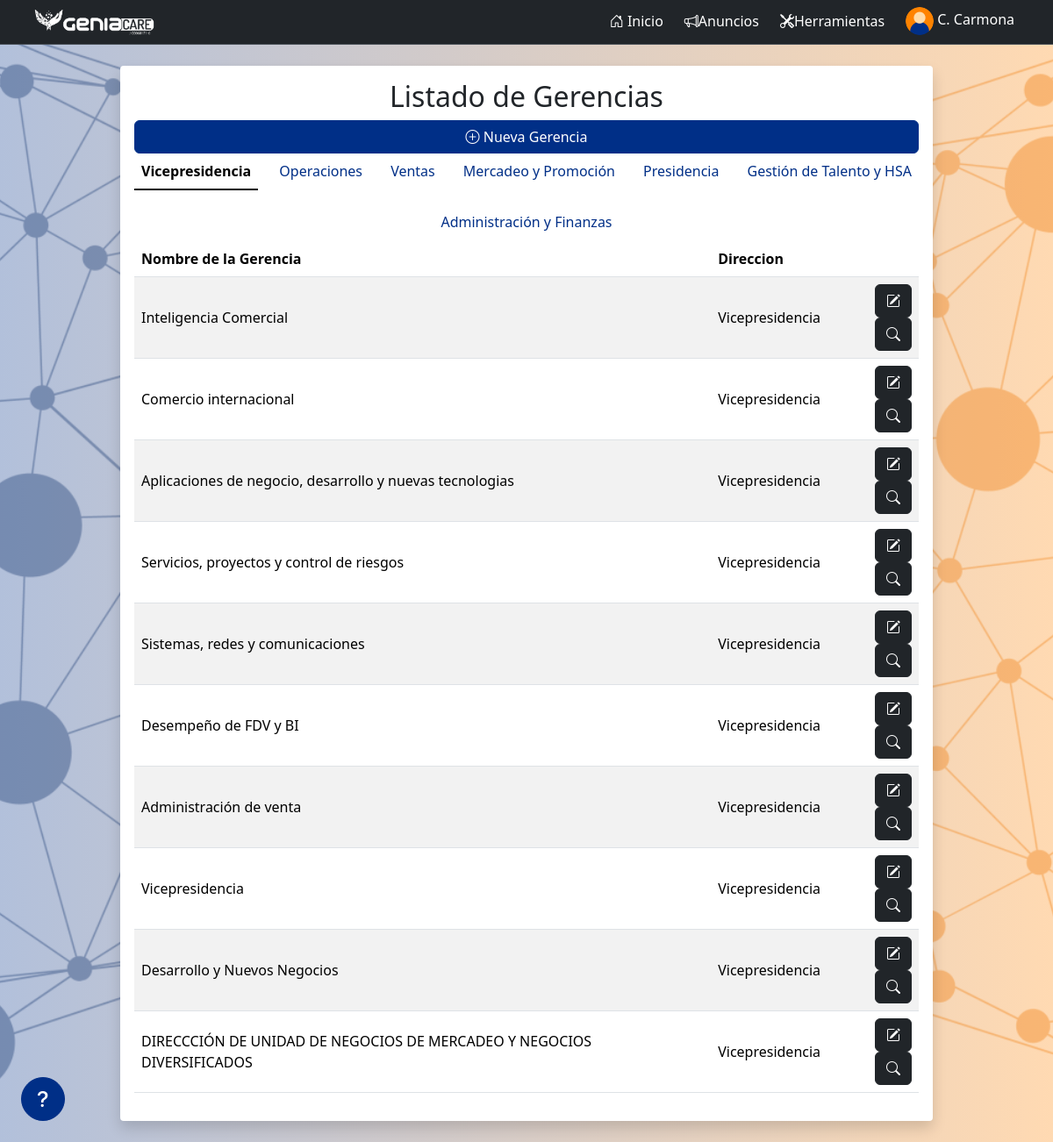
The page /gerencias/ (signed in) on the database its author committed.
### performanceGC/models.py (models this page shows, shortened)
class Empleado(models.Model):
    imagen = models.ImageField(upload_to='images/', null=True, blank=True)
    nombre = models.TextField(max_length=200)
    apellido = models.TextField(max_length=200)
    cedula = models.IntegerField(default=0, unique=True)
    ficha = models.IntegerField(default=0, unique=True)
    ceco = models.CharField(max_length=15)
    fechaIngreso = models.DateField('Fecha de Ingreso', null=True, blank=True)
    fechaEgreso = models.DateField(null=True, blank=True)
    fechaNacimiento = models.DateField(null=True, blank=True)
    cargo = models.ForeignKey(Cargo, on_delete=models.CASCADE)
    usuario = models.OneToOneField(
        User, on_delete=models.CASCADE, null=True, blank=True)
    es_evaluado = models.BooleanField(default=True)
    history = HistoricalRecords()
    class Meta:
        ordering = ['ficha']
        verbose_name = 'Empleado'
        verbose_name_plural = 'Empleados'
    def __str__(self):
        return self.nombre + ' ' + self.apellido
    def get_short_name(self):
        return f'{self.nombre[0]}. {self.apellido.split()[0]}'.title()

class Direccion(models.Model):
    nombre = models.CharField(max_length=200, unique=True)
    debajo = models.ForeignKey(
        'self', on_delete=models.CASCADE, null=True, blank=True)
    history = HistoricalRecords()
    class Meta:
        ordering = ['id']
        verbose_name = 'Dirección'
        verbose_name_plural = 'Direcciones'
    def __str__(self):
        return self.nombre
    def gerencias(self):
        return self.gerencia_set.all()

class Gerencia(models.Model):
    nombreText = models.CharField(max_length=200)
    direccion = models.ForeignKey(
        Direccion, on_delete=models.SET_NULL, null=True)
    departamento = models.ForeignKey(
        Departamento, on_delete=models.SET_NULL, null=True)
    debajo = models.ForeignKey(
        'self', on_delete=models.CASCADE, null=True, blank=True)
    history = HistoricalRecords()
    class Meta:
        ordering = ['id']
        verbose_name = 'Gerencia'
        verbose_name_plural = 'Gerencias'

### performanceGC/views.py (the view)
# urls.py: path('gerencias/', views.seeGerencias, name='seeGerencias'),
@staff_member_required(login_url='account_login')
def seeGerencias(request):
    direcciones = Direccion.objects.all()
    return render(request, 'seeGerencias.html', {
        'direcciones': direcciones,
    })

### performanceGC/models.py (called while the page is built)
    def __str__(self):
        return self.nombreText

### performanceGC/templatetags/custom_tags.py (called while the page is built)
@register.filter
def get_file_url(file_field):
    try:
        return file_field.url
    except ValueError:
        return None

### performanceGC/templates/seeGerencias.html (shortened to what this page needs)
{% extends 'main.html' %}
{% load static %}
{% load custom_tags %}
{% load widget_tweaks %}
{% block content %}
<section class="row justify-content-center my-4">
    <div class="col-12 col-md-10">
      <div class="card card-body border-0 rounded-1 shadow">
        <h2 class="text-center">Listado de Gerencias</h2>
        <a href="{% url 'addGerencia' %}" class="btn btn-primary">
            <i class="bi bi-plus-circle"></i>
            Nueva Gerencia</a>
        <ul class="nav nav-underline nav-fill" id="myTab" role="tablist">
            {% for direccion in direcciones %}
                <li class="nav-item" role="presentation">
                <button class="nav-link {% if forloop.first %}active{% endif %}"
                    id="tab-{{ direccion.id }}-tab"
                    data-bs-toggle="tab"
                    data-bs-target="#tab-{{ direccion.id }}"
                    type="button"
                    role="tab"
                    aria-controls="tab-{{ direccion.id }}"
                    aria-selected="{% if forloop.first %}
                    true
                    {% else %}
                    false
                    {% endif %}">
                    {{ direccion }}
                </button>
                </li>
            {% endfor %}
        </ul>
        <div class="tab-content" id="myTabContent">
            {% for direccion in direcciones %}
                <div class="tab-pane fade {% if forloop.first %}show active{% endif %}" id="tab-{{ direccion.id }}" role="tabpanel" aria-labelledby="tab-{{ direccion.id }}-tab">
                    <table class="table table-hover table-striped datatable align-middle w-100">
                        <thead>
                            <tr>
                                <th scope="col">Nombre de la Gerencia</th>
                                <th scope="col">Direccion</th>
                                <th scope="col"></th>
                            </tr>
                        </thead>
                        <tbody>
                            {% for gerencia in direccion.gerencias %}
                                <tr>
                                    <td>{{ gerencia.nombreText }}</td>
                                    <td>{{ gerencia.direccion }}</td>
                                    <td class="text-end">
                                        <a href="{% url 'editGerencia' gerencia.id %}" class="btn btn-dark">
                                            <i class="bi bi-pencil-square"></i>
                                        </a>
                                        <a href="{% url 'gerenciadetails' gerencia.id %}" class="btn btn-dark">
                                            <i class="bi bi-search"></i>
                                        </a>
                                    </td>
                                </tr>
                            {% endfor %}
                        </tbody>
                    </table>
                </div>
            {% endfor %}
        </div>
    </div>
</section>
{% endblock %}

### performanceGC/templates/partials/navbar.html (shortened to what this page needs)
{% load static %}
{% load custom_tags %}
<nav class="navbar navbar-expand-lg bg-dark border-bottom border-bottom-dark py-0 sticky-md-top" data-bs-theme="dark">
  <div class="container-fluid mx-4">
    <a class="navbar-brand" href="{% url 'index' %}"><img src="{% static 'logo.png' %}" alt="GeniaCare" height="36" class="logo" /></a>
    {% if user.is_authenticated %}
      <div class="collapse navbar-collapse" id="navbarSupportedContent">
        <ul class="navbar-nav ms-auto mb-2 mb-lg-0 gap-2 align-items-center">
          <li class="nav-item-gc">
            <a class="nav-link {% if request.resolver_match.url_name == 'index' %}active{% endif %} fs-6" aria-current="page" href="{% url 'index' %}">
              <i class="bi bi-house-door"></i>
              Inicio
            </a>
          </li>
          <li class="nav-item-gc">
            <a class="nav-link fs-6 bi bi-megaphone {% if request.resolver_match.url_name == 'announcements' %}active{% endif %}" aria-current="page" href="{% url 'announcements' %}">Anuncios</a>
          </li>
          {% if user.is_staff %}
            <li class="nav-item-gc">
              <button class="nav-link fs-6 bi bi-tools" data-bs-toggle="offcanvas" href="#offcanvasTools" role="button" aria-controls="offcanvasTools" aria-expanded="false">Herramientas</button>
            </li>
          {% endif %}
          <li class="nav-item-gc">
            <button class="nav-link fs-6" data-bs-toggle="offcanvas" href="#offcanvasUser" role="button" aria-controls="offcanvasUser" aria-expanded="false">
              {% with default_avatar_name='default-avatar.png' %}
                {% static default_avatar_name as default_avatar_url %}
                <img src="{{ user.empleado.imagen|get_file_url|default:default_avatar_url }}" alt="Sin imagen" onerror="this.onerror=null;this.src='{{ default_avatar_url }}';" class="rounded-circle" style="width: 32px; height: 32px; image-rendering: auto; object-fit: cover;" />
              {% endwith %}
              {{ user.empleado.get_short_name }}
            </button>
          </li>
        </ul>
      </div>
    {% else %}
      <ul class="navbar-nav ms-auto">
        <li class="nav-item-gc">
          <a class="nav-link fs-6 {% if request.resolver_match.url_name == 'account_login' %}active{% endif %}" aria-current="page" href="{% url 'account_login' %}">Iniciar Sesión</a>
        </li>
      </ul>
    {% endif %}
  </div>
</nav>

### rows shown on the page
Direccion: nombre "Vicepresidencia"
Direccion: nombre "Operaciones"
Direccion: nombre "Ventas"
Direccion: nombre "Mercadeo y Promoción"
Direccion: nombre "Presidencia"
Direccion: nombre "Gestión de Talento y HSA"
Direccion: nombre "Administración y Finanzas"
Gerencia: nombreText "Inteligencia Comercial", direccion "Vicepresidencia"
Gerencia: nombreText "Comercio internacional", direccion "Vicepresidencia"
Gerencia: nombreText "Aplicaciones de negocio, desarrollo y nuevas tecnologias", direccion "Vicepresidencia"
Gerencia: nombreText "Servicios, proyectos y control de riesgos", direccion "Vicepresidencia"
Gerencia: nombreText "Sistemas, redes y comunicaciones", direccion "Vicepresidencia"
Gerencia: nombreText "Desempeño de FDV y BI", direccion "Vicepresidencia"
Gerencia: nombreText "Administración de venta", direccion "Vicepresidencia"
Gerencia: nombreText "Vicepresidencia", direccion "Vicepresidencia"
Gerencia: nombreText "Desarrollo y Nuevos Negocios", direccion "Vicepresidencia"
Gerencia: nombreText "DIRECCCIÓN DE UNIDAD DE NEGOCIOS DE MERCADEO Y NEGOCIOS DIVERSIFICADOS", direccion "Vicepresidencia"

### other values the page prints
{{ user.empleado.get_short_name }} "C. Carmona"
